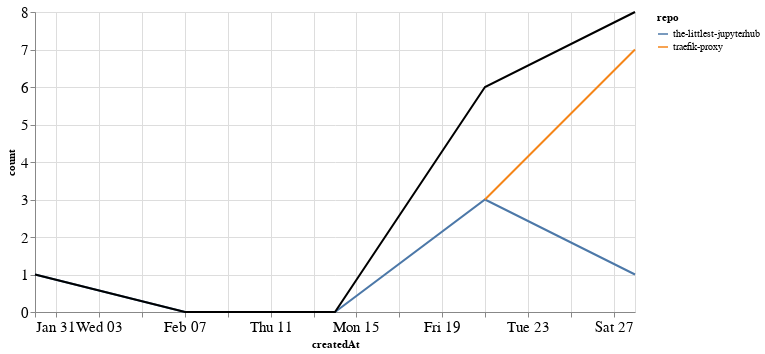

Notebook code cell kept with this figure:
### Markdown cell above
### Comments

### Code cell
comments_time = comments.groupby('repo').resample('W', on='createdAt').count()['author'].reset_index()
comments_time = comments_time.rename(columns={'author': 'count'})
comments_time_total = comments_time.groupby('createdAt').agg({"count": "sum"}).reset_index()
ch1 = alt.Chart(comments_time, width=600).mark_line().encode(
    x='createdAt',
    y='count',
    color='repo',
    tooltip="repo"
)

ch2 = alt.Chart(comments_time_total, width=600).mark_line(color="black").encode(
    x='createdAt',
    y='count',
)

ch1 + ch2

### Figure 1 — Vega-Lite specification as saved in the notebook (floating-point values rounded to 4 significant figures)
{"config": {"axisLeft": {"labelFontSize": 15}, "axisBottom": {"labelFontSize": 15}}, "layer": [{"data": {"name": "data-b1b67f30a2ff656b005fa5cc0d898bb6"}, "mark": "line", "encoding": {"color": {"type": "nominal", "field": "repo"}, "tooltip": {"type": "nominal", "field": "repo"}, "x": {"type": "temporal", "field": "createdAt"}, "y": {"type": "quantitative", "field": "count"}}, "width": 600}, {"data": {"name": "data-abab96524edf7045cb964454df477178"}, "mark": {"type": "line", "color": "black"}, "encoding": {"x": {"type": "temporal", "field": "createdAt"}, "y": {"type": "quantitative", "field": "count"}}, "width": 600}], "$schema": "https://vega.github.io/schema/vega-lite/v4.8.1.json", "datasets": {"data-b1b67f30a2ff656b005fa5cc0d898bb6": [{"repo": "the-littlest-jupyterhub", "createdAt": "2021-01-31T00:00:00", "count": 1}, {"repo": "the-littlest-jupyterhub", "createdAt": "2021-02-07T00:00:00", "count": 0}, {"repo": "the-littlest-jupyterhub", "createdAt": "2021-02-14T00:00:00", "count": 0}, {"repo": "the-littlest-jupyterhub", "createdAt": "2021-02-21T00:00:00", "count": 3}, {"repo": "the-littlest-jupyterhub", "createdAt": "2021-02-28T00:00:00", "count": 1}, {"repo": "traefik-proxy", "createdAt": "2021-02-21T00:00:00", "count": 3}, {"repo": "traefik-proxy", "createdAt": "2021-02-28T00:00:00", "count": 7}], "data-abab96524edf7045cb964454df477178": [{"createdAt": "2021-01-31T00:00:00", "count": 1}, {"createdAt": "2021-02-07T00:00:00", "count": 0}, {"createdAt": "2021-02-14T00:00:00", "count": 0}, {"createdAt": "2021-02-21T00:00:00", "count": 6}, {"createdAt": "2021-02-28T00:00:00", "count": 8}]}}
